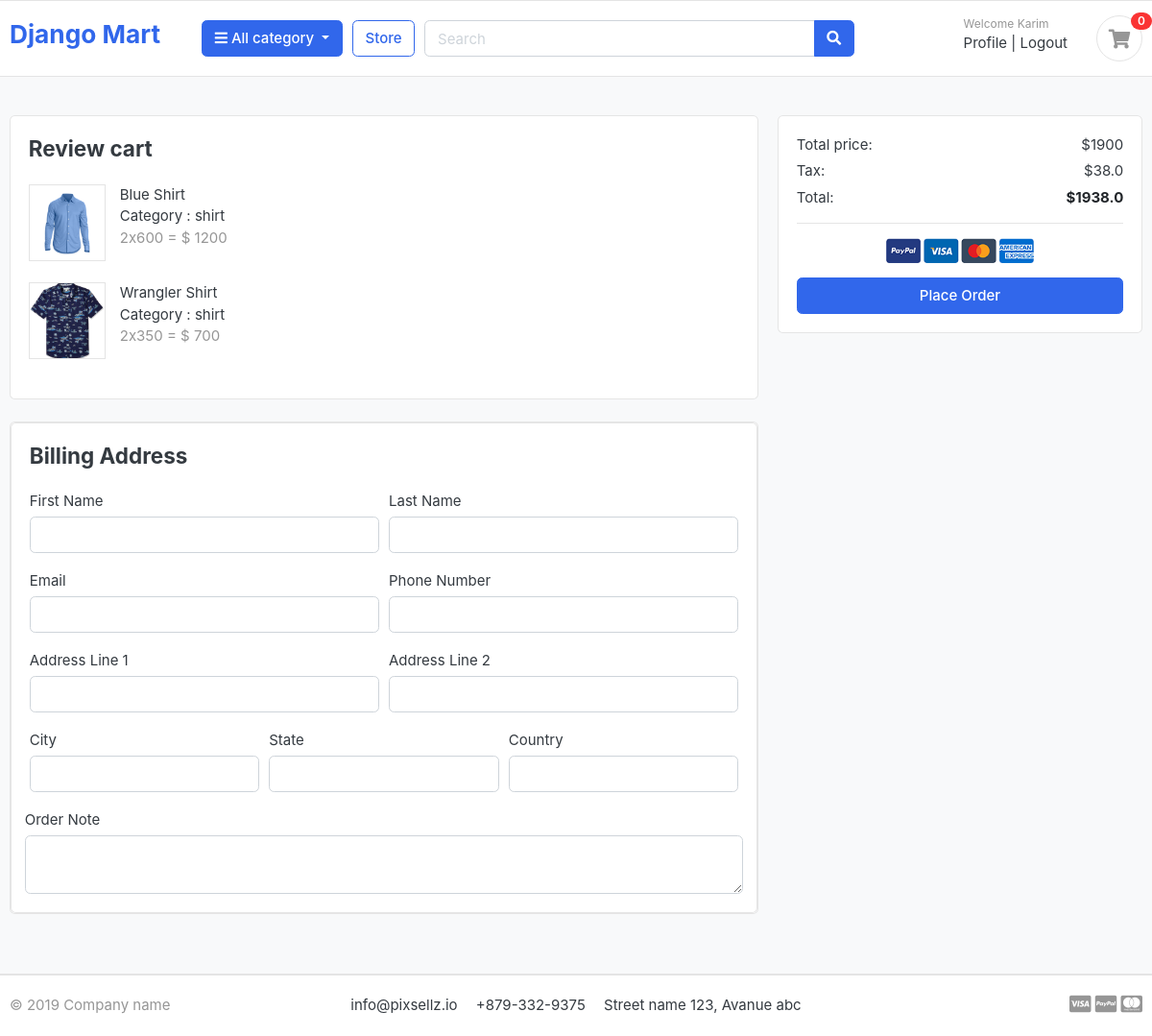
The app's page /order/place_order/ (signed in) with its own data.
### cart/models.py (models this page shows, shortened)
class CartItem(models.Model):
    user = models.ForeignKey(User, on_delete=models.CASCADE, null=True)
    product = models.ForeignKey(Product, on_delete=models.CASCADE)
    cart = models.ForeignKey(Cart, on_delete=models.CASCADE, null=True)
    quantity = models.IntegerField()
    is_active = models.BooleanField(default=True)
    def sub_total(self):
        return self.product.price * self.quantity

### store/models.py (models this page shows, shortened)
class Product(models.Model):
    product_name = models.CharField(max_length=100, unique=True)
    slug = models.SlugField(max_length=200, unique=True)
    description = models.TextField(max_length=500, blank=True)
    price = models.IntegerField()
    images = models.ImageField(upload_to='photos/products')
    stock = models.IntegerField()
    is_available = models.BooleanField(default=True)
    category = models.ForeignKey(Category, on_delete=models.CASCADE)
    created_date = models.DateTimeField(auto_now_add=True)
    modified_date = models.DateTimeField(auto_now=True)

### category/models.py (models this page shows, shortened)
class Category(models.Model):
    category_name = models.CharField(max_length= 50, unique=True)
    slug = models.SlugField(max_length=100, unique=True)
    description = models.TextField(max_length=255, blank=True)
    cat_image = models.ImageField(upload_to='photos/categories', blank=True)

### orders/views.py (the view, shortened to what this page needs)
# urls.py: path('place_order/', views.place_order, name='place_order'),
def place_order(request):
    print(request.POST)
    cart_items = None
    tax = 0
    total = 0
    grand_total = 0
    cart_items = CartItem.objects.filter(user = request.user)
    if cart_items.count() < 1:
        return redirect('store')
    for item in cart_items:
        total += item.product.price * item.quantity
    tax = (2*total)/100  # 2% vat
    grand_total = total + tax
    return render(request, 'orders/place-order.html',{'cart_itmes': cart_items, 'grand_total':grand_total, 'tax':tax, 'total': total})

### orders/templates/orders/place-order.html (shortened to what this page needs)
{% extends "base.html" %}
{% load static %}
{% block body %}
<section class="section-content padding-y bg">
	<div class="container">
		<div class="row">
			<main class="col-md-8">
				<article class="card mb-4">
					<div class="card-body">
						<h4 class="card-title mb-4">Review cart</h4>
						<div class="row">
							{% for item in cart_itmes%}
							<div class="col-md-12">
								<figure class="itemside  mb-4">
									<div class="aside"><img src="{{item.product.images.url}}" class="border img-sm">
									</div>
									<figcaption class="info">
										<p>{{item.product.product_name}} </p>
										<p>Category : {{item.product.category.category_name}} </p>
										<span class="text-muted">{{item.quantity}}x{{item.product.price}} = $
											{{item.sub_total}} </span>
									</figcaption>
								</figure>
							</div>
							{% endfor %}
						</div>
					</div>
				</article>
				<article class="card mb-4">
					<div class="card">
						<div class="card-body">
							<h4 class="card-title mb-4">Billing Address</h4>
							<form action="{% url 'place_order' %}" method="POST">
								<div class="form-row">
									<div class="col form-group">
										<label for="">First Name</label>
										<input type="text" name="first_name" class="form-control" required>
									</div>
									<div class="col form-group">
										<label for="">Last Name</label>
										<input type="text" name="last_name" class="form-control" required>
									</div>
								</div>
								<div class="form-row">
									<div class="col form-group">
										<label for="">Email</label>
										<input type="email" name="email" class="form-control" required>
									</div>
									<div class="col form-group">
										<label for="">Phone Number</label>
										<input type="text" name="phone" class="form-control" required>
									</div>
								</div>
								<div class="form-row">
									<div class="col form-group">
										<label for="">Address Line 1</label>
										<input type="text" name="address_line_1" class="form-control" required>
									</div>
									<div class="col form-group">
										<label for="">Address Line 2</label>
										<input type="text" name="address_line_2" class="form-control">
									</div>
								</div>
								<div class="form-row">
									<div class="col form-group">
										<label for="">City</label>
										<input type="text" name="city" class="form-control" required>
									</div>
									<div class="col form-group">
										<label for="">State</label>
										<input type="text" name="state" class="form-control" required>
									</div>
									<div class="col form-group">
										<label for="">Country</label>
										<input type="text" name="country" class="form-control" required>
									</div>
								</div>
								<div class="form-row">
									<label for="">Order Note</label>
									<textarea name="order_note" rows="2" class="form-control"></textarea>
								</div>
						</div>
					</div>
				</article>
			</main>
			<aside class="col-md-4">
				<div class="card">
					<div class="card-body">
						<dl class="dlist-align">
							<dt>Total price:</dt>
							<dd class="text-right">${{total}}</dd>
						</dl>
						<dl class="dlist-align">
							<dt>Tax:</dt>
							<dd class="text-right"> ${{tax}}</dd>
						</dl>
						<dl class="dlist-align">
							<dt>Total:</dt>
							<dd class="text-right text-dark b"><strong>${{grand_total}}</strong></dd>
						</dl>
						<hr>
						<p class="text-center mb-3">
							<img src="{% static 'images/misc/payments.png' %}" height="26">
						</p>
						<button type="submit" href="{% url 'place_order' %}" class="btn btn-primary btn-block"> Place
							Order </button>
					</div>
				</div>
			</aside>
		</div>
	</div>
</section>
{% endblock %}

### templates/base.html (shortened to what this page needs)
{% load static %}
<!DOCTYPE html>
<html lang="en">
    <head>
        <link href="{% static 'css/bootstrap.css' %}" rel="stylesheet" type="text/css" />
        <link
          href="{% static 'fonts/fontawesome/css/all.min.css' %}"
          type="text/css"
          rel="stylesheet"
        />
        <link href="{% static 'css/ui.css' %}" rel="stylesheet" type="text/css" />
        <link
          href="css/responsive.css"
          rel="stylesheet"
          media="only screen and (max-width: 1200px)"
        />
      </head>
<body>
    <header class="section-header">
        <section class="header-main border-bottom">
          <div class="container">
            <div class="row align-items-center">
              <div class="col-lg-2 col-md-3 col-6">
                <a href="{% url 'home' %}" class="brand-wrap">
                  <h3>Django Mart</h3>
                </a>
              </div>
              <div class="col-lg col-sm col-md col-6 flex-grow-0">
                <div class="category-wrap dropdown d-inline-block float-right">
                  <button
                    type="button"
                    class="btn btn-primary dropdown-toggle"
                    data-toggle="dropdown"
                  >
                    <i class="fa fa-bars"></i> All category
                  </button>
                </div>
              </div>
              <a href="{% url 'store' %}" class="btn btn-outline-primary">Store</a>
              <div class="col-lg col-md-6 col-sm-12 col">
                <form action="#" class="search">
                  <div class="input-group w-100">
                    <input
                      type="text"
                      class="form-control"
                      style="width: 60%"
                      placeholder="Search"
                    />
                    <div class="input-group-append">
                      <button class="btn btn-primary" type="submit">
                        <i class="fa fa-search"></i>
                      </button>
                    </div>
                  </div>
                </form>
              </div>
              <div class="col-lg-3 col-sm-6 col-8 order-2 order-lg-3">
                <div class="d-flex justify-content-end mb-3 mb-lg-0">
                  <div class="widget-header">
                    {% if request.user.is_authenticated %}
                    <small class="title text-muted">Welcome {{request.user.first_name}}</small>
                    <div>
                      <a href="{% url 'profile' %}">Profile</a>
                      <span class="dark-transp"> | </span>
                      <a href="{% url 'logout' %}"> Logout</a>
                      {%else%}
                      <small class="title text-muted">Welcome guest!</small>
                    <div>
                      <a href="{% url 'login' %}">Sign in</a>
                      <span class="dark-transp"> | </span>
                      <a href="{% url 'register' %}"> Register</a>
                    {% endif %}
                    </div>
                  </div>
                  <a href="{% url 'cart' %}" class="widget-header pl-3 ml-3">
                    <div class="icon icon-sm rounded-circle border">
                      <i class="fa fa-shopping-cart"></i>
                    </div>
                    <span class="badge badge-pill badge-danger notify">0</span>
                  </a>
                </div>
              </div>
            </div>
          </div>
        </section>
      </header>
      {% block body %}
      {% endblock %}
<footer class="section-footer border-top">
	<div class="container">
		<section class="footer-bottom border-top row">
			<div class="col-md-2">
				<p class="text-muted"> &copy 2019 Company name </p>
			</div>
			<div class="col-md-8 text-md-center">
				<span  class="px-2">info@pixsellz.io</span>
				<span  class="px-2">+879-332-9375</span>
				<span  class="px-2">Street name 123, Avanue abc</span>
			</div>
			<div class="col-md-2 text-md-right text-muted">
				<i class="fab fa-lg fa-cc-visa"></i>
				<i class="fab fa-lg fa-cc-paypal"></i>
				<i class="fab fa-lg fa-cc-mastercard"></i>
			</div>
		</section>
	</div>
</footer>
</body>
</html>

### static/css/ui.css (style rules this page uses)
html { font-family: "Inter", sans-serif; font-size: 15px; }
.icon-xs, .icon-sm, .icon-md, .icon-lg { display: inline-block; text-align: center; flex-shrink: 0; flex-grow: 0; }
.icon-sm { width: 48px; height: 48px; line-height: 48px !important; font-size: 20px; }
.img-xs, .img-sm, .img-md, .img-lg { -o-object-fit: cover; object-fit: cover; flex-shrink: 0; flex-grow: 0; }
.img-sm { width: 80px; height: 80px; }
.padding-y { padding-top: 40px; padding-bottom: 40px; }
figure { margin-bottom: 0; }
article:after, .form-group:after { display: block; clear: both; content: ""; }
.bg { background-color: #f8f9fa; }
.b { font-weight: 600; }
p:last-child { margin-bottom: 0; }
.header-main { position: relative; padding-top: 1rem; padding-bottom: 1rem; }
.widget-header { display: inline-block; vertical-align: middle; position: relative; }
.widget-header a { color: #343a40; }
.widget-header i { color: #969696; }
.widget-header .title { display: block; }
.widget-header .notify { position: absolute; top: -3px; right: -10px; }
.footer-bottom { padding-top: 20px; padding-bottom: 20px; }
.itemside { position: relative; display: flex; width: 100%; }
.itemside .aside { position: relative; flex-shrink: 0; }
.itemside .info { padding-left: 15px; padding-right: 7px; }
.itemside p { margin-bottom: 0; }
[class*=dlist-] { margin-bottom: 5px; }
[class*=dlist-] dd { margin-bottom: 0; }
.dlist-align { display: flex; }
.dlist-align dt { width: 150px; word-wrap: break-word; font-weight: normal; }
.dlist-align dd { flex-grow: 1; }
.notify { position: absolute; top: -4px; right: -10px; display: inline-block; padding: 0.25em 0.6em; font-size: 12px; line-height: 1; text-align: center; border-radius: 3rem; color: #fff; background-color: #fa3434; }

### records on screen
CartItem: product.images (picture), product.product_name "Blue Shirt", product.category.category_name "shirt", quantity "2", product.price "600", sub_total "1200"
CartItem: product.images (picture), product.product_name "Wrangler Shirt", product.category.category_name "shirt", quantity "2", product.price "350", sub_total "700"

### other values on screen
{{ request.user.first_name }} "Karim"
{{ total }} "1900"
{{ tax }} "38.0"
{{ grand_total }} "1938.0"
